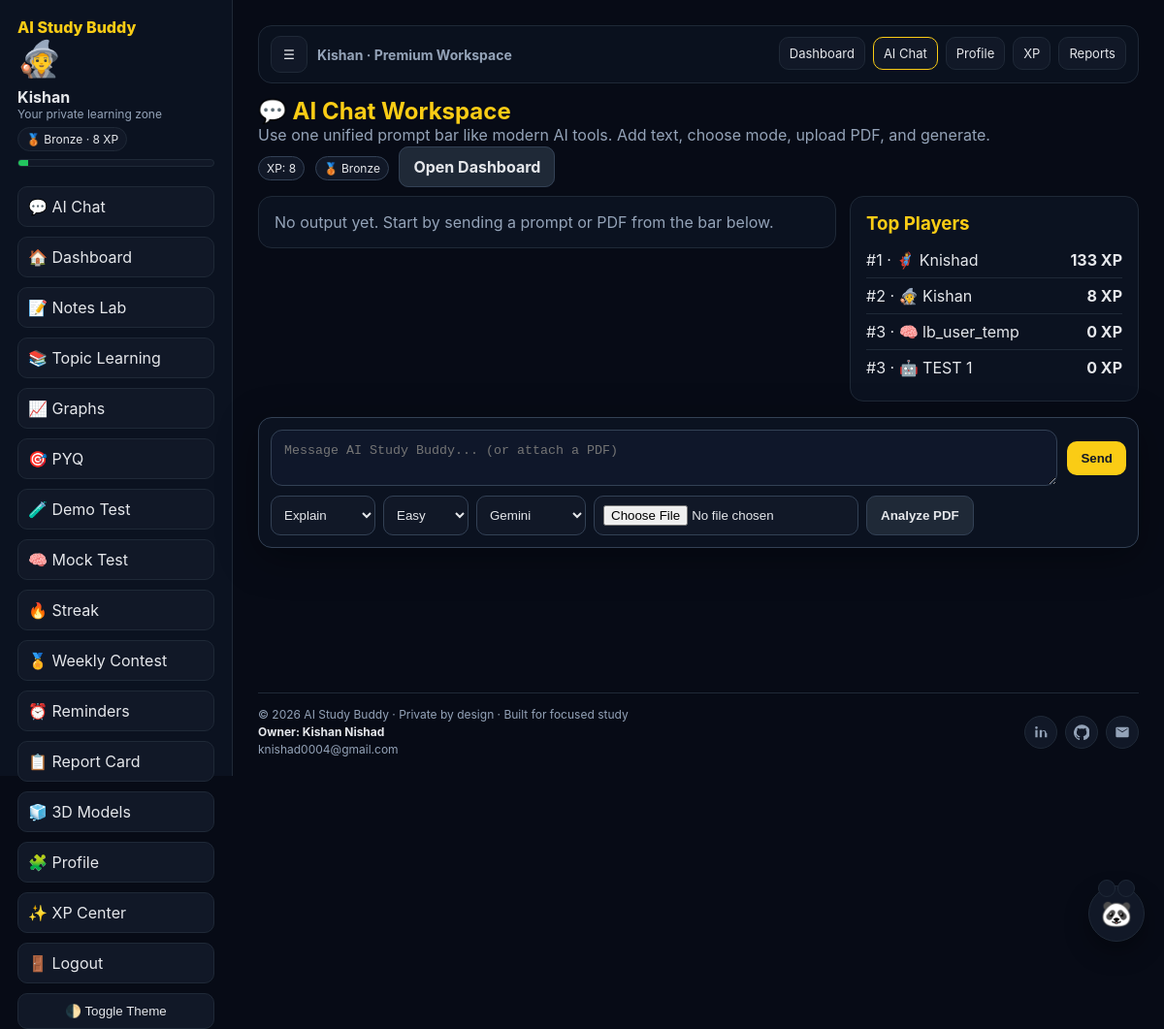
Page /chat (signed in) on the committed database.
### tables this page shows
CREATE TABLE users (
            id INTEGER PRIMARY KEY AUTOINCREMENT,
            username TEXT UNIQUE NOT NULL,
            password_hash TEXT NOT NULL,
            avatar TEXT NOT NULL,
            created_at TEXT NOT NULL
        , xp INTEGER NOT NULL DEFAULT 0);

### app.py (the view, shortened to what this page needs)
    @app.route("/chat", methods=["GET", "POST"])
    @login_required
    def chat():
        response_text = ""
        raw_response = ""
        user_input = ""
        mode = "explain"
        difficulty = "Easy"
        provider = "gemini"
        api_warning = None
        if raw_response:
            session["last_response_text"] = raw_response
            session["last_response_mode"] = mode
            session["last_response_topic"] = user_input[:300]
        leaderboard = get_leaderboard(app, 10)
        return render_template(
            "chat.html",
            user=g.user,
            response=response_text,
            user_input=user_input,
            mode=mode,
            difficulty=difficulty,
            provider=provider,
            api_warning=api_warning,
            leaderboard=leaderboard,
            level_info=get_level_info(int(g.user["xp"])),
        )

### app.py (called while the page is built)
def get_db_connection(app: Flask) -> sqlite3.Connection:
    conn = sqlite3.connect(app.config["DATABASE_PATH"])
    conn.row_factory = sqlite3.Row
    return conn

def login_required(view):
    @wraps(view)
    def wrapped_view(*args, **kwargs):
        if "user_id" not in session:
            return redirect(url_for("login"))
        return view(*args, **kwargs)
    return wrapped_view

def get_current_user(app: Flask):
    user_id = session.get("user_id")
    if not user_id:
        return None
    conn = get_db_connection(app)
    user = conn.execute("SELECT id, username, avatar, xp FROM users WHERE id = ?", (user_id,)).fetchone()
    conn.close()
    return user

def get_level_info(xp: int):
    current_name = "Bronze"
    current_icon = "🥉"
    next_threshold = None
    for threshold, name, icon in LEVELS:
        if xp >= threshold:
            current_name = name
            current_icon = icon
        elif next_threshold is None:
            next_threshold = threshold
    progress_to_next = 100
    if next_threshold is not None:
        previous_threshold = 0
        for threshold, _, _ in LEVELS:
            if threshold <= xp:
                previous_threshold = threshold
        span = max(next_threshold - previous_threshold, 1)
        progress_to_next = int(((xp - previous_threshold) / span) * 100)
    return {
        "name": current_name,
        "icon": current_icon,
        "next_threshold": next_threshold,
        "progress": max(0, min(progress_to_next, 100)),
    }

def get_leaderboard(app: Flask, limit: int = 20):
    conn = get_db_connection(app)
    users = conn.execute(
        "SELECT username, avatar, xp FROM users ORDER BY xp DESC, id ASC LIMIT ?",
        (limit,),
    ).fetchall()
    conn.close()
    leaderboard = []
    rank = 0
    previous_xp = None
    for idx, row in enumerate(users, start=1):
        if previous_xp != row["xp"]:
            rank = idx
            previous_xp = row["xp"]
        leaderboard.append(
            {
                "rank": rank,
                "username": row["username"],
                "avatar": row["avatar"],
                "xp": int(row["xp"]),
                "level": get_level_info(int(row["xp"])),
            }
        )
    return leaderboard

### templates/chat.html (shortened to what this page needs)
{% extends 'base.html' %}
{% block content %}
<section class="hero">
  <div>
    <h1>💬 AI Chat Workspace</h1>
    <p style="color:#94a3b8">Use one unified prompt bar like modern AI tools. Add text, choose mode, upload PDF, and generate.</p>
  </div>
  <div>
    <span class="chip">XP: {{ user['xp'] }}</span>
    {% if level_info %}<span class="chip">{{ level_info['icon'] }} {{ level_info['name'] }}</span>{% endif %}
    <a class="btn btn-alt" href="{{ url_for('dashboard') }}">Open Dashboard</a>
  </div>
</section>
<div class="two-col">
  <section>
    {% if response %}
      <section class="panel response">
        {% if mode == 'quiz' %}
          <div class="timer" id="timer"></div>
          <div id="quizContainer"></div>
          <div class="xp-track"><div id="xpBar"></div></div>
          <div id="levelUp">🎉 Perfect score! Bonus XP granted on submit.</div>
          <button class="btn btn-primary" type="button" onclick="checkScore()" style="margin-top:10px">Submit Quiz</button>
          <div id="scoreBox" style="margin-top:8px"></div>
          <input type="hidden" id="topicValue" value="{{ user_input|e }}">
          <input type="hidden" id="difficultyValue" value="{{ difficulty|e }}">
          <input type="hidden" id="providerValue" value="{{ provider|e }}">
        {% else %}
          {{ response|safe }}
        {% endif %}
      </section>
    {% else %}
      <section class="panel" style="color:#94a3b8">No output yet. Start by sending a prompt or PDF from the bar below.</section>
    {% endif %}
  </section>
  <section class="panel">
    <h3 style="margin-bottom:8px;color:#facc15">Top Players</h3>
    {% for item in leaderboard %}
      <div class="rank-row">
        <div>#{{ item['rank'] }} · {{ item['avatar'] }} {{ item['username'] }}</div>
        <strong>{{ item['xp'] }} XP</strong>
      </div>
    {% endfor %}
  </section>
</div>
<form class="composer" method="POST" enctype="multipart/form-data">
  <div class="composer-top">
    <textarea class="prompt" name="topic" placeholder="Message AI Study Buddy... (or attach a PDF)" maxlength="2000">{{ user_input }}</textarea>
    <button class="btn btn-primary" type="submit" name="action" value="generate">Send</button>
  </div>
  <div class="controls">
    <select name="mode">
      <option value="explain" {% if mode == 'explain' %}selected{% endif %}>Explain</option>
    </select>
    <select name="difficulty">
      <option value="Easy" {% if difficulty == 'Easy' %}selected{% endif %}>Easy</option>
    </select>
    <select name="provider">
      <option value="gemini" {% if provider == 'gemini' %}selected{% endif %}>Gemini</option>
    </select>
    <input type="file" name="pdf_file" accept="application/pdf">
    <button class="btn btn-alt" type="submit" name="action" value="pdf">Analyze PDF</button>
  </div>
</form>
{% endblock %}

### templates/base.html (shortened to what this page needs)
<!DOCTYPE html>
<html lang="en">
<head>
</head>
<body>
  <div class="layout">
    {% if user %}
    <aside class="sidebar" id="appSidebar">
      <div class="sidebar-top">
        <div class="brand">AI Study Buddy</div>
      </div>
      <div class="avatar-badge">{{ user['avatar'] }}</div>
      <div><strong>{{ user['username'] }}</strong></div>
      <div class="small">Your private learning zone</div>
      {% if current_level %}
      <div class="level-pill">{{ current_level['icon'] }} {{ current_level['name'] }} · {{ user['xp'] }} XP</div>
      <div class="progress-track"><div class="progress-bar" data-progress="{{ current_level['progress'] }}"></div></div>
      {% endif %}
      <nav class="menu">
        <a href="{{ url_for('chat') }}">💬 AI Chat</a>
        <a href="{{ url_for('dashboard') }}">🏠 Dashboard</a>
        <a href="{{ url_for('notes_lab') }}">📝 Notes Lab</a>
        <a href="{{ url_for('topic_learning') }}">📚 Topic Learning</a>
        <a href="{{ url_for('graphs_page') }}">📈 Graphs</a>
        <a href="{{ url_for('pyq_page') }}">🎯 PYQ</a>
        <a href="{{ url_for('demo_test') }}">🧪 Demo Test</a>
        <a href="{{ url_for('mock_test') }}">🧠 Mock Test</a>
        <a href="{{ url_for('streak_page') }}">🔥 Streak</a>
        <a href="{{ url_for('weekly_contest') }}">🏅 Weekly Contest</a>
        <a href="{{ url_for('reminders_page') }}">⏰ Reminders</a>
        <a href="{{ url_for('report_card') }}">📋 Report Card</a>
        <a href="{{ url_for('models_3d') }}">🧊 3D Models</a>
        <a href="{{ url_for('profile') }}">🧩 Profile</a>
        <a href="{{ url_for('xp_center') }}">✨ XP Center</a>
        <a href="{{ url_for('logout') }}">🚪 Logout</a>
      </nav>
      <button id="themeToggle" class="theme-toggle" type="button">🌓 Toggle Theme</button>
    </aside>
    {% endif %}
    <main class="main">
      {% if user %}
      <header class="topbar">
        <div class="topbar-left">
          <button id="sidebarToggle" class="sidebar-toggle" type="button" aria-label="Toggle sidebar">☰</button>
          <div class="top-title">{{ user['username'] }} · Premium Workspace</div>
        </div>
        <nav class="top-links" aria-label="Quick navigation">
          <a href="{{ url_for('dashboard') }}" class="{% if request.endpoint == 'dashboard' %}active{% endif %}">Dashboard</a>
          <a href="{{ url_for('chat') }}" class="{% if request.endpoint == 'chat' %}active{% endif %}">AI Chat</a>
          <a href="{{ url_for('profile') }}" class="{% if request.endpoint == 'profile' %}active{% endif %}">Profile</a>
          <a href="{{ url_for('xp_center') }}" class="{% if request.endpoint == 'xp_center' %}active{% endif %}">XP</a>
          <a href="{{ url_for('report_card') }}" class="{% if request.path.startswith('/report-card') %}active{% endif %}">Reports</a>
        </nav>
      </header>
      {% endif %}
      <div class="main-content">
      {% block content %}{% endblock %}
      <footer class="footer">
        <div class="footer-row">
          <div class="owner">
            <div>© 2026 AI Study Buddy · Private by design · Built for focused study</div>
            <strong>Owner: Kishan Nishad</strong>
            <div class="owner-mail">knishad0004@gmail.com</div>
          </div>
          <div class="owner-icons">
            <a class="icon-btn icon-wrap" data-tooltip="LinkedIn" href="https://www.linkedin.com/in/kishan-nishad-161a73392" target="_blank" rel="noopener noreferrer" aria-label="LinkedIn" title="LinkedIn">
              <svg viewBox="0 0 24 24" aria-hidden="true"><path d="M6.94 8.5H3.56V20h3.38V8.5zM5.25 7.03a1.97 1.97 0 1 0 0-3.94 1.97 1.97 0 0 0 0 3.94zM20.44 13.37c0-3.07-1.64-4.5-3.82-4.5-1.76 0-2.55.97-2.99 1.65V8.5h-3.38V20h3.38v-6.43c0-1.7.32-3.34 2.43-3.34 2.08 0 2.11 1.95 2.11 3.45V20h3.38v-6.63z"/></svg>
            </a>
            <a class="icon-btn icon-wrap" data-tooltip="GitHub" href="https://github.com/code-with-kishan" target="_blank" rel="noopener noreferrer" aria-label="GitHub" title="GitHub">
            </a>
            <a class="icon-btn icon-wrap" data-tooltip="Email" href="mailto:knishad0004@gmail.com" aria-label="Email" title="Email">
              <svg viewBox="0 0 24 24" aria-hidden="true"><path d="M20 4H4a2 2 0 0 0-2 2v12a2 2 0 0 0 2 2h16a2 2 0 0 0 2-2V6a2 2 0 0 0-2-2zm0 3.2-8 5-8-5V6l8 5 8-5v1.2z"/></svg>
            </a>
          </div>
        </div>
      </footer>
      </div>
    </main>
  </div>
  {% if user %}
  <button id="buddyFab" class="buddy-fab" type="button" aria-label="Open AI helper">🐼</button>
  {% endif %}
</body>
</html>

### templates/base.html (style rules this page uses)
:root { --bg:#070b16; --text:#e5e7eb; --muted:#94a3b8; --card:#0b1220; --card-2:#111827; --border:#1f2937; --accent:#facc15; --chat-panel:#1d1336; --chat-head:#2a1a4f; --chat-ai:#261a45; --chat-user:#1f2937; }
* { margin:0;padding:0;box-sizing:border-box }
body { font-family:Inter,system-ui,-apple-system,sans-serif;background:var(--bg);color:var(--text);transition:background .2s ease,color .2s ease;overflow-x:hidden }
a { text-decoration:none;color:inherit }
.layout { display:grid;grid-template-columns:240px 1fr;min-height:100vh }
.sidebar { background:var(--card);border-right:1px solid var(--border);padding:18px;position:sticky;top:0;height:100vh }
.sidebar-top { display:flex;align-items:center;justify-content:space-between;gap:10px }
.sidebar-top .brand { margin-bottom:0 }
.brand { font-weight:800;color:var(--accent);margin-bottom:20px }
.avatar-badge { font-size:36px;margin-bottom:8px }
.small { font-size:12px;color:var(--muted) }
.level-pill { display:inline-block;margin-top:6px;padding:4px 8px;border-radius:999px;background:var(--card-2);border:1px solid var(--border);font-size:12px }
.progress-track { height:8px;background:var(--card-2);border-radius:999px;overflow:hidden;margin-top:8px;border:1px solid var(--border) }
.progress-bar { height:100%;background:#22c55e }
.menu { display:flex;flex-direction:column;gap:10px;margin-top:20px }
.menu a { padding:10px;border-radius:10px;background:var(--card-2);border:1px solid var(--border) }
.theme-toggle { margin-top:10px;padding:10px;border-radius:10px;border:1px solid var(--border);background:var(--card-2);color:var(--text);cursor:pointer;width:100% }
.main { padding:26px;display:flex;flex-direction:column;min-height:100vh }
.topbar { position:sticky;top:0;z-index:80;display:flex;align-items:center;justify-content:space-between;gap:10px;padding:10px 12px;border:1px solid var(--border);background:rgba(11,18,32,.9);border-radius:14px;margin-bottom:14px }
.topbar-left { display:flex;align-items:center;gap:10px;min-width:0 }
.sidebar-toggle { width:38px;height:38px;border-radius:10px;border:1px solid var(--border);background:var(--card-2);color:var(--text);display:flex;align-items:center;justify-content:center;cursor:pointer;flex:0 0 auto }
.top-title { font-weight:700;font-size:14px;white-space:nowrap;overflow:hidden;text-overflow:ellipsis;color:var(--muted) }
.top-links { display:flex;align-items:center;gap:8px;overflow:auto;padding-bottom:2px }
.top-links a { padding:8px 10px;border-radius:10px;border:1px solid var(--border);background:var(--card-2);font-size:13px;white-space:nowrap;transition:transform .2s ease,border-color .2s ease }
.top-links a.active { border-color:var(--accent);color:var(--text) }
.main-content { display:flex;flex-direction:column;min-height:calc(100vh - 120px) }
.footer { margin-top:auto;padding-top:14px;border-top:1px solid var(--border);color:var(--muted);font-size:12px }
.footer-row { display:flex;justify-content:space-between;align-items:center;gap:12px;flex-wrap:wrap }
.owner { display:flex;flex-direction:column;gap:3px }
.owner strong { color:var(--text) }
.owner-mail { color:var(--muted) }
.owner-icons { display:flex;gap:8px;align-items:center }
.icon-btn { width:34px;height:34px;display:flex;align-items:center;justify-content:center;border-radius:50%;background:var(--card-2);border:1px solid var(--border);color:var(--muted);transition:all .2s ease }
.icon-btn svg { width:16px;height:16px;fill:currentColor }
.icon-wrap { position:relative }
.icon-wrap::after { content:attr(data-tooltip); position:absolute; left:50%; transform:translateX(-50%); bottom:42px; background:var(--card-2); color:var(--text); border:1px solid var(--border); font-size:11px; padding:4px 7px; border-radius:6px; white-space:nowrap; opacity:0; pointer-events:none; transition:opacity .2s ease; }
.buddy-fab { position:fixed; right:20px; bottom:120px; width:58px; height:58px; border-radius:50%; border:1px solid var(--border); background:var(--card-2); color:var(--text); font-size:26px; cursor:pointer; z-index:90; box-shadow:0 10px 25px rgba(0,0,0,.35); animation:buddyPulse 2.2s ease-in-out infinite; }
.buddy-fab::before,.buddy-fab::after { content:'';position:absolute;top:-7px;width:16px;height:16px;background:var(--card-2);border:1px solid var(--border);border-radius:50% }
.buddy-fab::before { left:9px }
.buddy-fab::after { right:9px }

### rows in the picture
users: avatar "🧙", username "Kishan", xp "8", rank "2"
users: rank "1", avatar "🦸", username "Knishad", xp "133"
users: rank "3", avatar "🧠", username "lb_user_temp", xp "0"
users: rank "3", avatar "🤖", username "TEST 1", xp "0"

### other values in the picture
{{ current_level['icon'] }} "🥉"
{{ current_level['name'] }} "Bronze"
{{ level_info['icon'] }} "🥉"
{{ level_info['name'] }} "Bronze"
